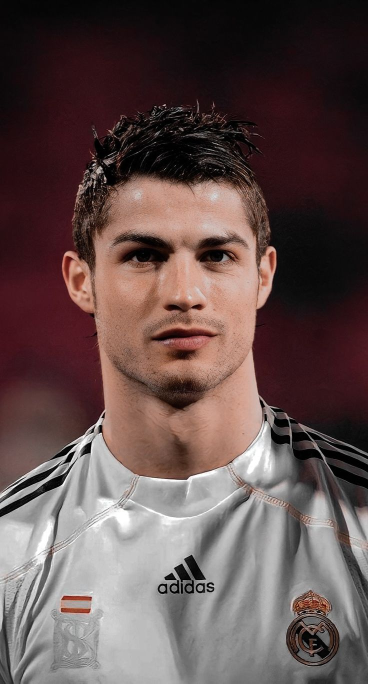
#> input picture model/Testimages/ronniecr.jpg, 736 x 1367 px, found by its file name (shown at 1/2 size)
$ jupyter execute --allow-errors MLClassificationCode.ipynb   (shell and % lines are left out)
#> lines starting #> are read from the running program, lines starting #| are printed output that depends on the picture
[cell 1]
import numpy as np
import cv2
import matplotlib
from matplotlib import pyplot as plt

[cell 2]
face_cascade = cv2.CascadeClassifier(r"D:\Users\kaifa\Desktop\KAIF\CODE\ML Project Image Classifier\model\OpenCV\haarcascades\haarcascade_frontalface_default.xml")
eye_cascade = cv2.CascadeClassifier(r"D:\Users\kaifa\Desktop\KAIF\CODE\ML Project Image Classifier\model\OpenCV\haarcascades\haarcascade_eye.xml")

#> (the rest of this cell did not finish here and is left out)

[cell 3]
img = cv2.imread(r"D:\Users\kaifa\Desktop\KAIF\CODE\ML Project Image Classifier\model\Testimages\ronniecr.jpg")
#> img is the input picture: shape (1367, 736, 3); mean B, G, R 77.8, 79.4, 98
img.shape
#> Out = (1367, 736, 3)

[cell 4]
plt.imshow(img)

[cell 5]
face_cascade = cv2.CascadeClassifier(r"D:\Users\kaifa\Desktop\KAIF\CODE\ML Project Image Classifier\model\OpenCV\haarcascades\haarcascade_frontalface_default.xml")
eye_cascade = cv2.CascadeClassifier(r"D:\Users\kaifa\Desktop\KAIF\CODE\ML Project Image Classifier\model\OpenCV\haarcascades\haarcascade_eye.xml")

faces = face_cascade.detectMultiScale(img, 1.3, 5)
#> faces = [[142, 347, 437, 437]]
faces
#> Out = [[142, 347, 437, 437]]

[cell 6]
(x,y,w,h) = faces[0]
#> x = 142; y = 347; w = 437; h = 437
x,y,w,h
#> Out = (142, 347, 437, 437)

[cell 7]
face_img = cv2.rectangle(img,(x,y),(x+w,y+h),(255,0,0),2)
plt.imshow(face_img)

[cell 8]
cv2.destroyAllWindows()
for (x,y,w,h) in faces:
    face_img = cv2.rectangle(img,(x,y),(x+w,y+h),(255,0,0),2)
    roi_gray = img[y:y+h, x:x+w]
    roi_color = face_img[y:y+h, x:x+w]
    eyes = eye_cascade.detectMultiScale(roi_gray)
    for (ex,ey,ew,eh) in eyes:
        cv2.rectangle(roi_color,(ex,ey),(ex+ew,ey+eh),(0,255,0),2)
#> this loop made 1 pass
#> (x, y, w, h, eyes) on pass 1: (142, 347, 437, 437, [[241, 119, 97, 97], [81, 111, 112, 112]])
#> pass 1, `roi_gray = img[y:y+h, x:x+w]`:
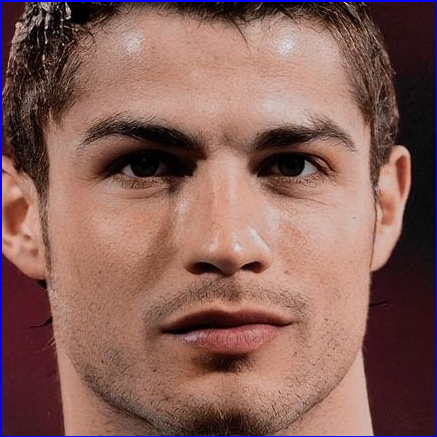
#> roi_gray: shape (437, 437, 3); mean B, G, R 88.2, 95.5, 134.2
#> after the loop:
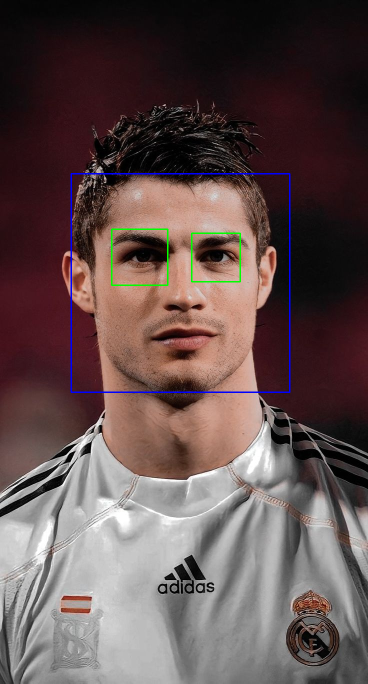
#> img: shape (1367, 736, 3) (shown at 1/2 size); mean B, G, R 78.6, 79.5, 97.2

plt.figure()
plt.imshow(face_img, cmap='gray')
plt.show()

[cell 9]
plt.imshow(roi_color, cmap='gray')

[cell 10]
def get_cropped_image_if_2_eyes(image_path):
    img = cv2.imread(image_path)
    gray = cv2.cvtColor(img, cv2.COLOR_BGR2GRAY)
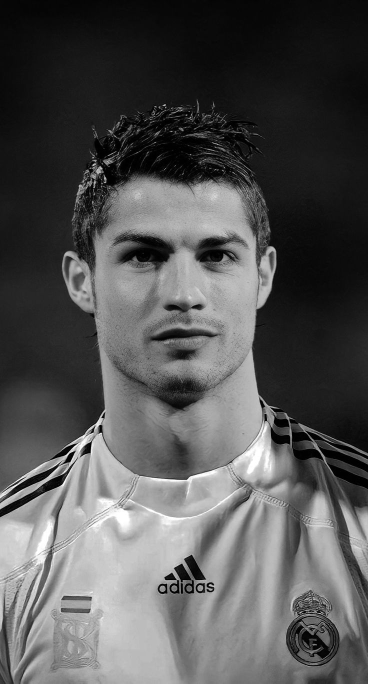
#> gray: shape (1367, 736) (shown at 1/2 size); min 0, max 255, mean 84.8
    faces = face_cascade.detectMultiScale(gray, 1.3, 5)
#> faces = [[142, 347, 437, 437]]
    for (x,y,w,h) in faces:
        roi_gray = gray[y:y+h, x:x+w]
        roi_color = img[y:y+h, x:x+w]
        eyes = eye_cascade.detectMultiScale(roi_gray)
        if len(eyes) >= 2:
            return roi_color
#> this loop made 1 pass
#> pass 1, in get_cropped_image_if_2_eyes, `roi_gray = gray[y:y+h, x:x+w]`:
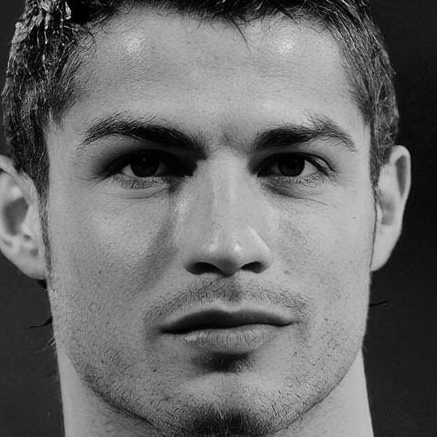
#> roi_gray: shape (437, 437); min 0, max 227, mean 106.5
#> call 2 of get_cropped_image_if_2_eyes, with image_path = 'model/dataset/Cristiano Ronaldo/Cr7.jpg'
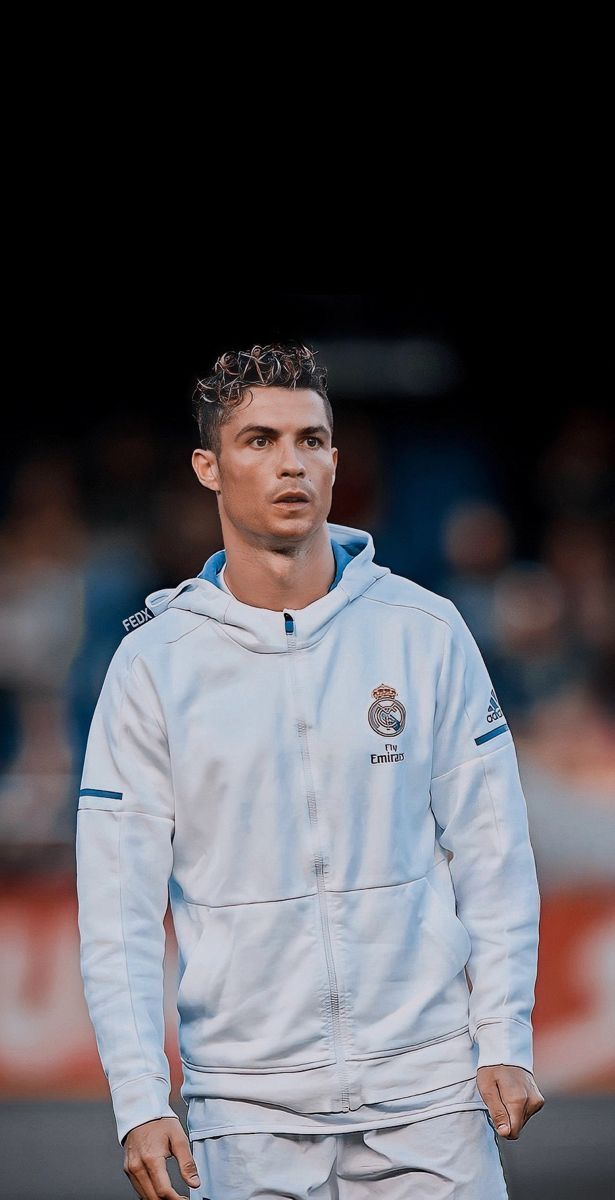
#> input picture model/dataset/Cristiano Ronaldo/Cr7.jpg, 615 x 1200 px
#> in get_cropped_image_if_2_eyes, img is the input picture: shape (1200, 615, 3); mean B, G, R 90.1, 84.9, 86.9
#> in get_cropped_image_if_2_eyes (call 2), `gray = cv2.cvtColor(img, cv2.COLOR_BGR2GRAY)`:
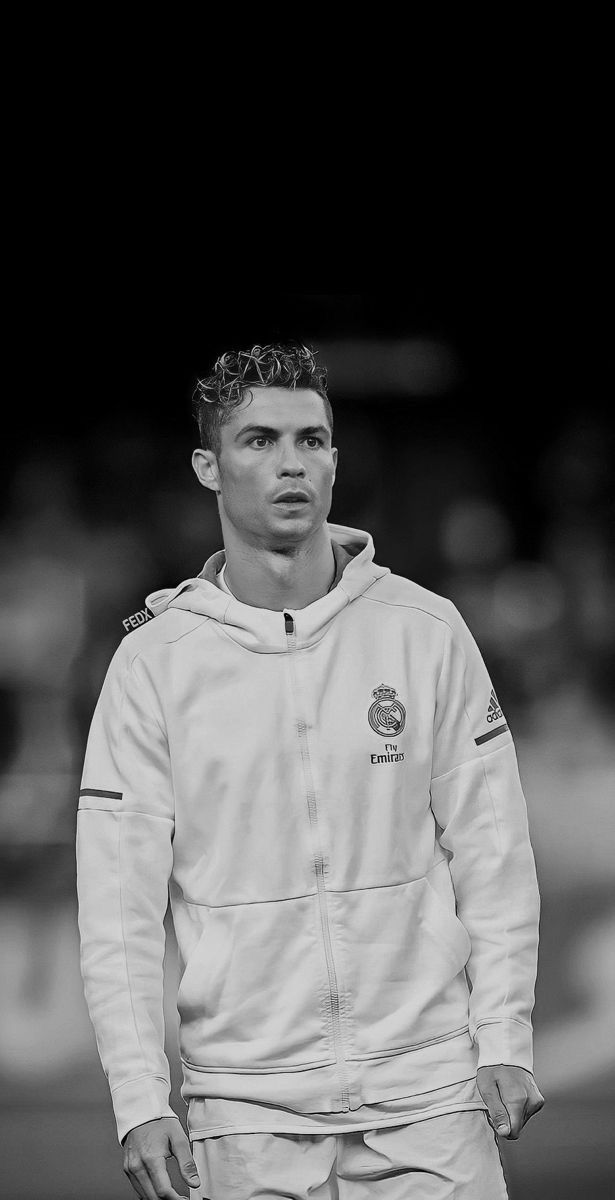
#> gray: shape (1200, 615); min 0, max 238, mean 86.1
#> in get_cropped_image_if_2_eyes (call 2), `faces = face_cascade.detectMultiScale(gray, 1.3, 5)`: faces = [[213, 382, 147, 147]]
#> this loop made 1 pass
#> (x, y, w, h, eyes) on pass 1: (213, 382, 147, 147, [[27, 40, 36, 36], [80, 44, 32, 32]])
#> pass 1, in get_cropped_image_if_2_eyes (call 2), `roi_gray = gray[y:y+h, x:x+w]`:
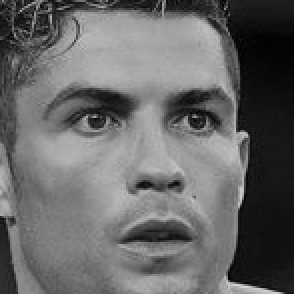
#> roi_gray: shape (147, 147) (shown 2 times larger); min 0, max 215, mean 103.5
#> pass 1, in get_cropped_image_if_2_eyes (call 2), `roi_color = img[y:y+h, x:x+w]`:
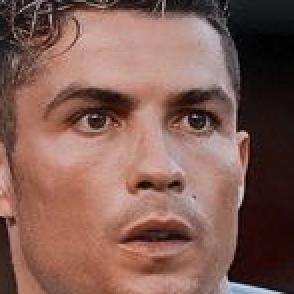
#> roi_color: shape (147, 147, 3) (shown 2 times larger); mean B, G, R 84.6, 94, 129.4

[cell 11]
original_image = cv2.imread(r"D:\Users\kaifa\Desktop\KAIF\CODE\ML Project Image Classifier\model\Testimages\ronniecr.jpg")
plt.imshow(original_image)

[cell 12]
cropped_image = get_cropped_image_if_2_eyes(r"D:\Users\kaifa\Desktop\KAIF\CODE\ML Project Image Classifier\model\Testimages\ronniecr.jpg")
plt.imshow(cropped_image)

[cell 13]
path_to_data = "./dataset/"
path_to_cr_data = "./dataset/cropped/"

[cell 14]
import os
img_dirs = []
for entry in os.scandir(path_to_data):
    if entry.is_dir():
        img_dirs.append(entry.path)

[cell 15]
img_dirs

[cell 16]
import shutil
if os.path.exists(path_to_cr_data):
     shutil.rmtree(path_to_cr_data)
os.mkdir(path_to_cr_data)

[cell 17]
cropped_image_dirs = []
celebrity_file_names_dict = {}

for img_dir in img_dirs:
    count=1
    celebrity_name = img_dir.split('/')[-1]
    print(celebrity_name)

    celebrity_file_names_dict[celebrity_name]=[]

    for entry in os.scandir(img_dir):
        roi_color = get_cropped_image_if_2_eyes(entry.path)
        if roi_color is not None:
            cropped_folder = path_to_cr_data + celebrity_name
            if not os.path.exists(cropped_folder):
                os.makedirs(cropped_folder)
                cropped_image_dirs.append(cropped_folder)
                print("Generating cropped images in folder: ",cropped_folder)

            cropped_file_name = celebrity_name + str(count) + ".png"
            cropped_file_path=cropped_folder + "/" + cropped_file_name

            cv2.imwrite(cropped_file_path,roi_color)
            celebrity_file_names_dict[celebrity_name].append(cropped_file_path)
            count +=1

[cell 18]
import numpy as np
import pywt
import cv2

def w2d(img, mode='haar', level=1):
#> called with mode = 'db1', level = 5
    imArray = img
    #Datatype conversions
    #convert to grayscale
    imArray = cv2.cvtColor( imArray,cv2.COLOR_RGB2GRAY )
    #convert to float
    imArray =  np.float32(imArray)
    imArray /= 255;
    # compute coefficients
    coeffs=pywt.wavedec2(imArray, mode, level=level)

    #Process Coefficients
    coeffs_H=list(coeffs)
    coeffs_H[0] *= 0;

    # reconstruction
    imArray_H=pywt.waverec2(coeffs_H, mode);
    imArray_H *= 255;
    imArray_H =  np.uint8(imArray_H)

    return imArray_H

[cell 19]
im_har = w2d(cropped_image,'db1',5)
plt.imshow(im_har, cmap='gray')

[cell 20]
class_dict = {}
count = 0
for celebrity_name in celebrity_file_names_dict.keys():
    class_dict[celebrity_name] = count
    count = count + 1
class_dict

[cell 21]
X, y = [], []
for celebrity_name, training_files in celebrity_file_names_dict.items():
    for training_image in training_files:
        img = cv2.imread(training_image)
        #in the case that you have removed some images manually or regardless
        if img is None:
            continue
        scalled_raw_img = cv2.resize(img, (32, 32))
        img_har = w2d(img,'db1',5)
#> call 2 of w2d, with mode = 'db1', level = 5
#> in w2d (call 2), `imArray_H=pywt.waverec2(coeffs_H, mode);`:
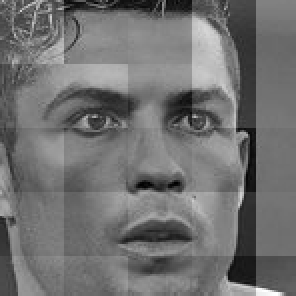
#> imArray_H: shape (148, 148) float32 (shown 2 times larger); min -0.506, max 0.626, mean -0.00337; drawn with min black and max white
        scalled_img_har = cv2.resize(img_har, (32, 32))
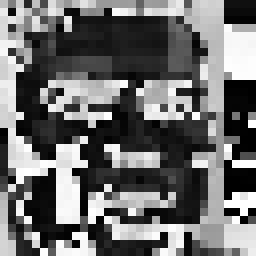
#> scalled_img_har: shape (32, 32) (shown 8 times larger); min 0, max 255, mean 108
        combined_img = np.vstack((scalled_raw_img.reshape(32*32*3,1),scalled_img_har.reshape(32*32,1)))
        X.append(combined_img)
        y.append(class_dict[celebrity_name])

[cell 22]
len(X)

[cell 23]
len(X[0])#32*32*3 +32*32

[cell 24]
X=np.array(X).reshape(len(X),4096).astype(float)
X.shape
#> Out = (1, 4096)
